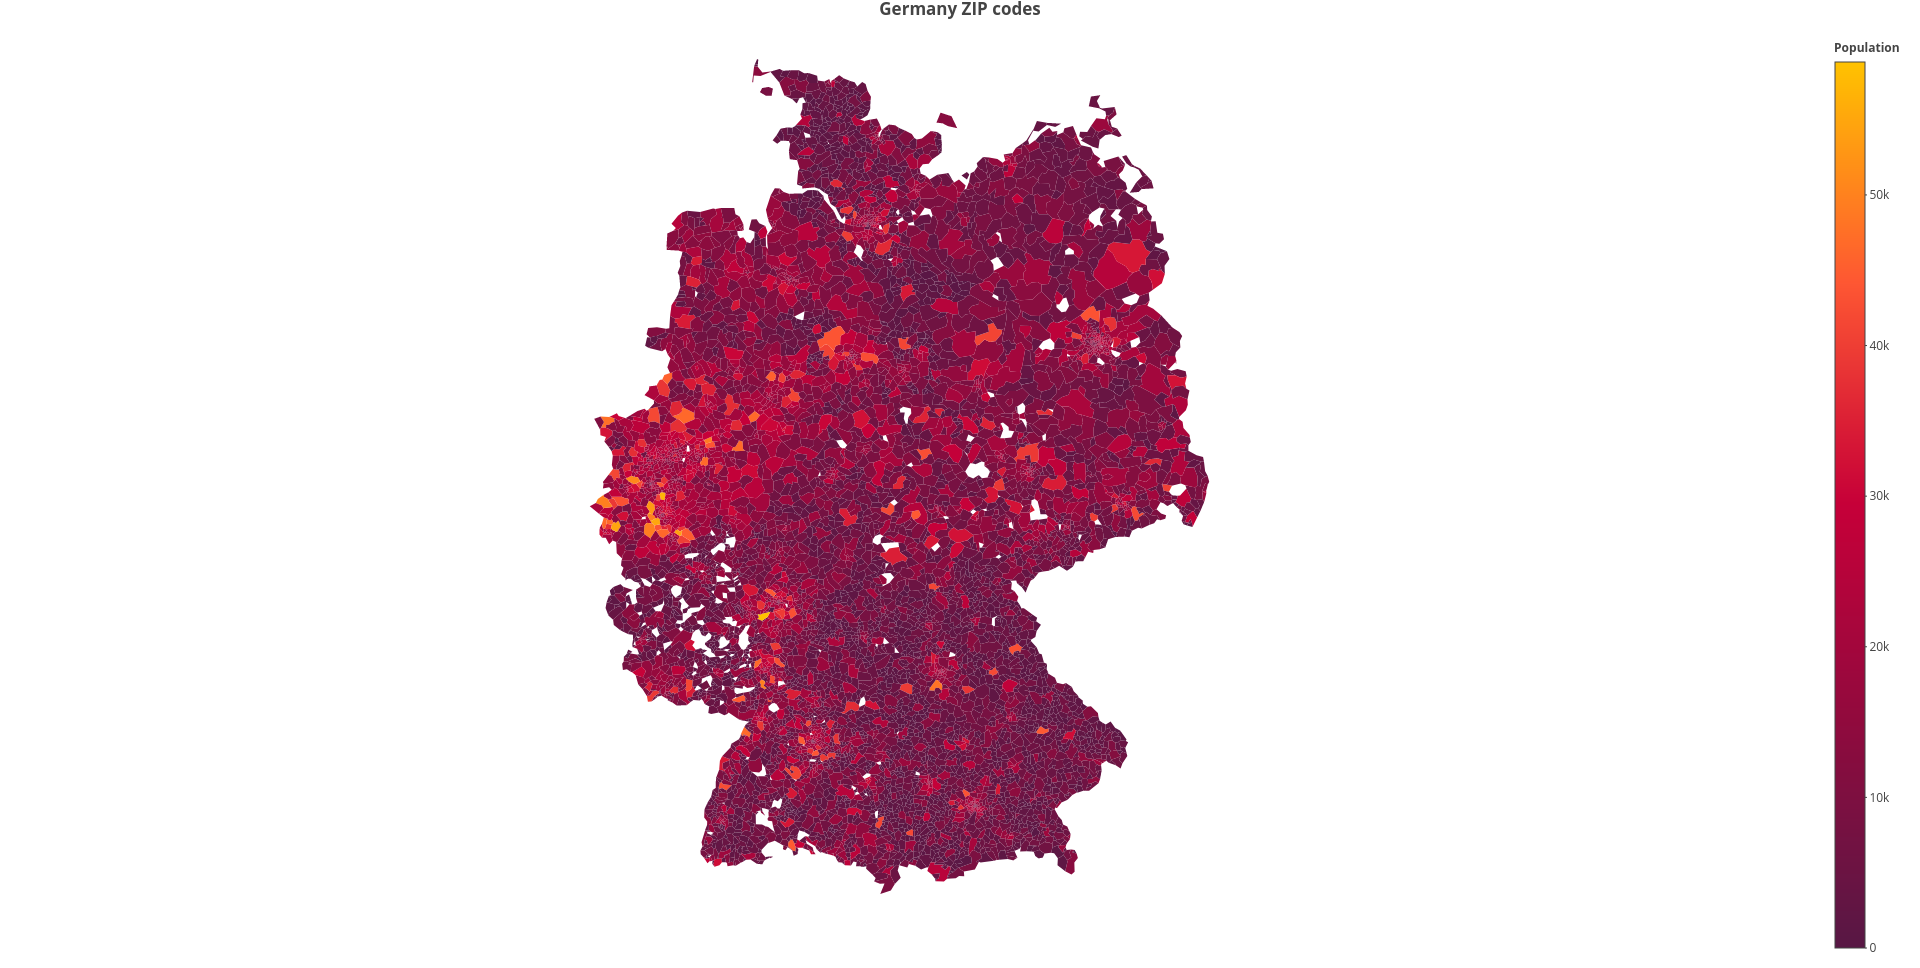

Write the R code that produced this figure.

# Paths:
path_data = "data/"
path_lib = "renv/library/R-4.1/x86_64-pc-linux-gnu/"

# Packages:
require(dplyr, lib = path_lib)
require(readr, lib = path_lib)
require(RColorBrewer, lib = path_lib)
require(plotly, lib = path_lib)
require(geojsonio, lib = path_lib)
require(rjson, lib = path_lib)
require(rmapshaper, lib = path_lib)

# Dataset:
df_data = readr::read_csv(paste0(path_data, "plz_einwohner.csv")) %>%
              as.data.frame()
shp_data = geojsonio::geojson_read(paste0(path_data, "plz-gebiete.shp/plz-gebiete.shp"),
                                   what = "sp")

# Variables:
color_var = "einwohner"
id_var = "plz"

# Adapt the data:
shp_data = shp_data[!duplicated(shp_data@data),]
shp_data = rmapshaper::ms_simplify(shp_data,
                                   keep = 0.001)
json_data = geojsonio::geojson_json(shp_data)
geo_data = rjson::fromJSON(json_data)
n_polys = length(geo_data$features)

# Map:
my_colors = c("#581845", "#900C3F", "#C70039", "#FF5733", "#FFC300")
my_palette = colorRampPalette(colors = my_colors)

p = plot_ly(
        type = "choropleth",
        geojson = geo_data,
        locations = df_data$plz,
        z = df_data$einwohner,
        text = df_data$plz,
        featureidkey = paste0("properties.", id_var),
        colors = my_palette(100),
        marker = list(
            line = list(
                width = 0
            )
        ),
        colorbar = list(
            title = "<b>Population</b>",
            len = 1
        ),
        hovertemplate = paste0("<b>ZIP code: %{text}<br>",
                               "Population: %{z}</b><extra></extra>")
    ) %>%
    layout(
        title = list(
            text = "<b>Germany ZIP codes</b>",
            titlefont = list(
                size = 20
            ),
            tickfont = list(
                size = 18
            )
        ),
        margin = list(
            l = 10,
            r = 10,
            t = 30,
            b = 10
        ),
        hoverlabel = list(
            font = list(
                size = 18
            )
        ),
        geo = list(
            fitbounds = "geojson",
            visible = FALSE,
            projection = list(
                type = "mercator"
            )
        )
    )

p
